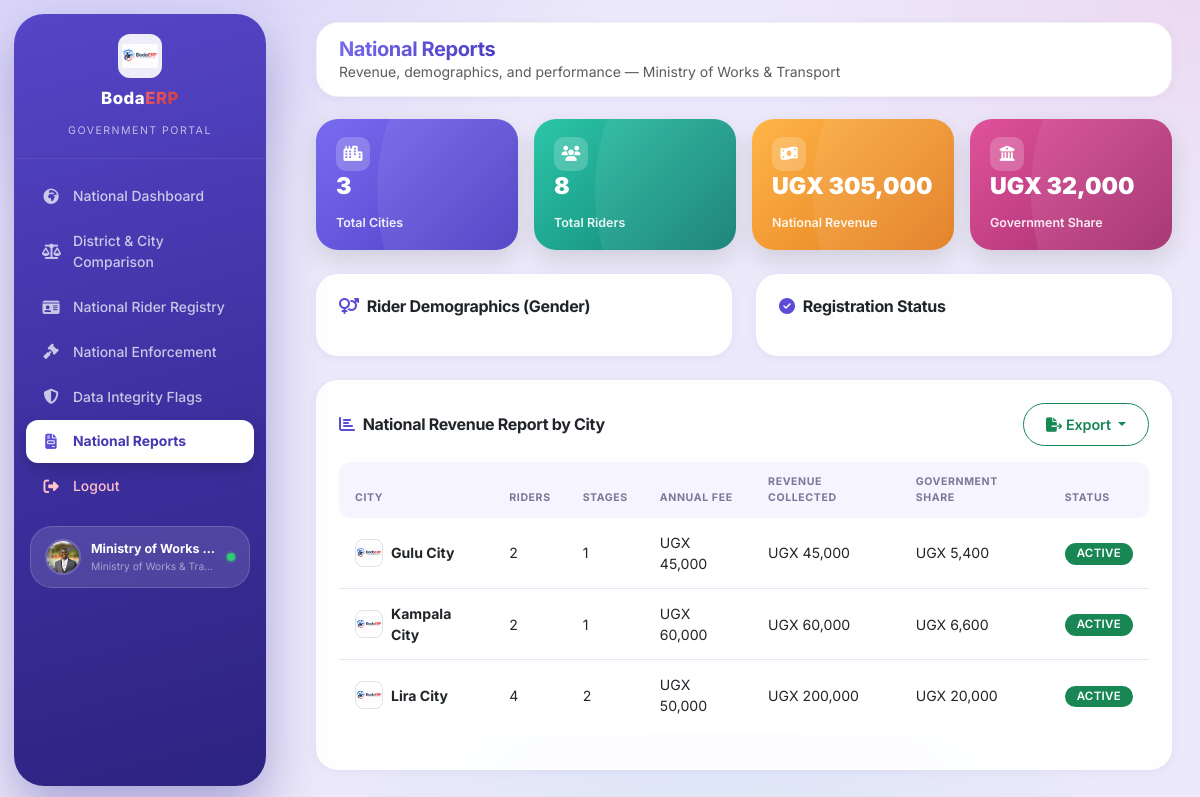
The app's page /pages/government/reports.php (signed in) with its own data.
### tables this page shows
CREATE TABLE cities (
  id                 CHAR(3) PRIMARY KEY,                  
  name               VARCHAR(120) NOT NULL,
  country            VARCHAR(80)  NOT NULL DEFAULT 'Uganda',
  currency           CHAR(3)      NOT NULL DEFAULT 'UGX',
  logo_path          VARCHAR(255),
  annual_fee         DECIMAL(12,2) NOT NULL DEFAULT 0,
  fiscal_year        VARCHAR(20)  NOT NULL DEFAULT '2026/2027',
  id_prefix          VARCHAR(20)  NOT NULL,
  status             ENUM('active','pending','suspended') NOT NULL DEFAULT 'pending',
  contact_email      VARCHAR(150),
  contact_phone      VARCHAR(30),
  address            VARCHAR(255),
  payment_gateway    VARCHAR(60),
  sms_gateway        VARCHAR(60),
  revenue_split_city        TINYINT UNSIGNED NOT NULL DEFAULT 55,
  revenue_split_association TINYINT UNSIGNED NOT NULL DEFAULT 26,
  revenue_split_platform    TINYINT UNSIGNED NOT NULL DEFAULT 9,
  revenue_split_government  TINYINT UNSIGNED NOT NULL DEFAULT 10,
  compliance_target  TINYINT UNSIGNED NOT NULL DEFAULT 70,
  grace_period_days  SMALLINT UNSIGNED NOT NULL DEFAULT 30,
  reminder_days      SMALLINT UNSIGNED NOT NULL DEFAULT 14,
  created_by         INT NULL,
  created_at         DATETIME NOT NULL DEFAULT CURRENT_TIMESTAMP,
  updated_at         DATETIME NOT NULL DEFAULT CURRENT_TIMESTAMP ON UPDATE CURRENT_TIMESTAMP,
  CONSTRAINT chk_revenue_split CHECK (revenue_split_city + revenue_split_association + revenue_split_platform + revenue_split_government = 100)
);

### includes/functions.php (called while the page is built, shortened)
<?php
require_once __DIR__ . '/db_helpers.php';
function h(?string $s): string {
    return htmlspecialchars($s ?? '', ENT_QUOTES, 'UTF-8');
}

### config/database.php (called while the page is built, shortened)
<?php
function db(): mysqli {
    static $link = null;
    if ($link === null) {
        try {
            $link = mysqli_connect(DB_HOST, DB_USER, DB_PASS, DB_NAME, (int) DB_PORT);
            $link->set_charset(DB_CHARSET);
        } catch (mysqli_sql_exception $e) {
            error_log('BodaERP DB Connection Error: ' . $e->getMessage());
            die('Database connection failed. Please try again later or contact support.');
        }
    }
    return $link;
}

### includes/db_helpers.php (called while the page is built, shortened)
<?php
require_once __DIR__ . '/../config/database.php';
function _dbPrepare(string $sql, array $params = []): mysqli_stmt {
    $values = $params;
    $stmt = db()->prepare($sql);
    if ($values !== []) {
        $types = '';
        foreach ($values as $v) {
            if (is_int($v))       $types .= 'i';
            elseif (is_float($v)) $types .= 'd';
            elseif (is_bool($v))  { $types .= 'i'; }
            else                   $types .= 's';
        }
        $bound = [];
        foreach ($values as $k => $v) {
            $bound[$k] = is_bool($v) ? (int) $v : $v;
        }
        $stmt->bind_param($types, ...$bound);
    }
    return $stmt;
}
function fetchAll(string $sql, array $params = []): array {
    $stmt = _dbPrepare($sql, $params);
    $stmt->execute();
    $result = $stmt->get_result();
    $rows = $result->fetch_all(MYSQLI_ASSOC);
    return $rows;
}

### pages/government/reports.php (the view, shortened to what this page needs)
<?php
$rows = fetchAll("SELECT c.*,
    (SELECT COUNT(*) FROM riders r WHERE r.city_id = c.id AND r.deleted_at IS NULL) AS rider_count,
    (SELECT COUNT(*) FROM stages s WHERE s.city_id = c.id) AS stage_count,
    (SELECT COALESCE(SUM(p.amount),0) FROM payments p WHERE p.city_id = c.id AND p.status = 'Confirmed') AS revenue_collected
    FROM cities c ORDER BY c.name");
$totalRiders = 0; $totalRevenue = 0; $totalGovShare = 0;
foreach ($rows as &$r) {
    $r['government_share'] = $r['revenue_collected'] * ($r['revenue_split_government'] / 100);
    $totalRiders += $r['rider_count'];
    $totalRevenue += $r['revenue_collected'];
    $totalGovShare += $r['government_share'];
}
$statusRows = fetchAll("SELECT status, COUNT(*) AS c FROM riders WHERE deleted_at IS NULL GROUP BY status");
$agencyLabel = $_SESSION['agency_name'] ?? 'Government Portal';
?>
<!DOCTYPE html>
<html lang="en">
<head>
    <?php $pageTitle = 'National Reports - BodaERP Government Portal'; require __DIR__ . '/../../includes/partials/head-assets.php'; ?>
</head>
<body>
<?php require __DIR__ . '/../../includes/partials/sidebar-government.php'; ?>
<div class="main-content" id="mainContent">
    <header class="top-header">
        <div class="d-flex justify-content-between align-items-center">
            <div class="d-flex align-items-center gap-3">
                <div>
                    <h5 class="mb-0 fw-bold"><span class="text-gradient-blue">National Reports</span></h5>
                    <small class="text-muted d-none d-sm-block">Revenue, demographics, and performance — <?= h($agencyLabel) ?></small>
                </div>
            </div>
        </div>
    </header>
    <div class="content-area">
        <div class="row g-3 row-cols-2 row-cols-xl-4 mb-4">
            <div class="col"><div class="stat-hero-card grad-blue"><div class="stat-hero-icon"><i class="fas fa-city"></i></div><div><div class="stat-hero-value"><?= count($rows) ?></div><div class="stat-hero-label">Total Cities</div></div></div></div>
            <div class="col"><div class="stat-hero-card grad-green"><div class="stat-hero-icon"><i class="fas fa-users"></i></div><div><div class="stat-hero-value"><?= number_format($totalRiders) ?></div><div class="stat-hero-label">Total Riders</div></div></div></div>
            <div class="col"><div class="stat-hero-card grad-gold"><div class="stat-hero-icon"><i class="fas fa-money-bill-wave"></i></div><div><div class="stat-hero-value">UGX <?= $totalRevenue >= 1000000 ? number_format($totalRevenue/1000000,1).'M' : number_format($totalRevenue) ?></div><div class="stat-hero-label">National Revenue</div></div></div></div>
            <div class="col"><div class="stat-hero-card" style="background:linear-gradient(135deg,#e0529c,#a02a6b);"><div class="stat-hero-icon"><i class="fas fa-university"></i></div><div><div class="stat-hero-value">UGX <?= $totalGovShare >= 1000000 ? number_format($totalGovShare/1000000,1).'M' : number_format(round($totalGovShare)) ?></div><div class="stat-hero-label">Government Share</div></div></div></div>
        </div>
        <div class="row g-3 g-md-4 mb-4">
            <div class="col-lg-6">
                <div class="card h-100">
                    <div class="card-body">
                        <h6 class="section-heading mb-3"><i class="fas fa-venus-mars text-primary me-2"></i>Rider Demographics (Gender)</h6>
                    </div>
                </div>
            </div>
            <div class="col-lg-6">
                <div class="card h-100">
                    <div class="card-body">
                        <h6 class="section-heading mb-3"><i class="fas fa-check-circle text-primary me-2"></i>Registration Status</h6>
                    </div>
                </div>
            </div>
        </div>
        <div class="card">
            <div class="card-body">
                <div class="d-flex justify-content-between align-items-center mb-3 flex-wrap gap-2">
                    <h6 class="fw-bold mb-0"><i class="fas fa-chart-bar text-primary me-2"></i>National Revenue Report by City</h6>
                    <?php $exportTableId='natReportsTable'; $exportFilename='national_revenue_report'; $exportTitle='National Revenue Report'; require __DIR__ . '/../../includes/partials/export-toolbar.php'; ?>
                </div>
                <div class="table-responsive">
                    <table class="table table-hover align-middle" id="natReportsTable">
                        <thead><tr><th>City</th><th>Riders</th><th>Stages</th><th>Annual Fee</th><th>Revenue Collected</th><th>Government Share</th><th>Status</th></tr></thead>
                        <tbody>
                        <?php foreach ($rows as $t): $sc = ['active'=>'success','pending'=>'warning','inactive'=>'secondary']; ?>
                            <tr>
                                <td><div class="d-flex align-items-center gap-2"><img src="<?= h(BASE_URL . $t['logo_path']) ?>" width="28" height="28" class="rounded border" style="object-fit:contain;background:white;border-radius:8px!important;" onerror="this.src='<?= BASE_URL ?>/assets/images/logo.png'"><strong><?= h($t['name']) ?></strong></div></td>
                                <td><?= number_format($t['rider_count']) ?></td>
                                <td><?= (int) $t['stage_count'] ?></td>
                                <td><?= h($t['currency']) ?> <?= number_format($t['annual_fee']) ?></td>
                                <td><?= h($t['currency']) ?> <?= number_format($t['revenue_collected']) ?></td>
                                <td><?= h($t['currency']) ?> <?= number_format(round($t['government_share'])) ?></td>
                                <td><span class="badge bg-<?= $sc[$t['status']] ?? 'secondary' ?>"><?= strtoupper($t['status']) ?></span></td>
                            </tr>
                        <?php endforeach; ?>
                        </tbody>
                    </table>
                </div>
            </div>
        </div>
    </div>
</div>
</body>
</html>

### assets/css/style.css (style rules this page uses)
:root { --primary-blue: #5b4bd5; --primary-blue-dark: #4538b0; --primary-blue-light: #efecfe; --primary-blue-gradient: linear-gradient(135deg, #7a6cf0 0%, #4a3bc2 100%); --secondary-red: #e5484d; --secondary-red-dark: #b02a37; --secondary-red-light: #fdecec; --secondary-red-gradient: linear-gradient(135deg, #f2646a 0%, #c23440 100%); --dark-black: #1f1b3a; --dark-black-light: #2d2760; --dark-black-lighter: #4538b0; --dark-black-gradient: linear-gradient(165deg, #5646c8 0%, #3d2f9e 55%, #2d2380 100%); --accent-purple: #e0529c; --accent-purple-dark: #a02a6b; --accent-purple-light: #fce9f3; --accent-purple-gradient: linear-gradient(135deg, #ee79b6 0%, #c23d86 100%); --pure-white: #ffffff; --off-white: #f6f4fe; --canvas: #ece9fa; --light-gray: #e9e6f6; --medium-gray: #cfcbe6; --text-muted: #7b7799; --text-dark: #1f1b3a; --shadow-sm: 0 2px 10px rgba(70, 50, 150, 0.06); --shadow-md: 0 10px 30px rgba(70, 50, 150, 0.10); --shadow-lg: 0 18px 44px rgba(70, 50, 150, 0.16); --shadow-xl: 0 28px 64px rgba(70, 50, 150, 0.22); --shadow-red: 0 10px 26px rgba(229, 72, 77, 0.22); --radius-sm: 12px; --radius-md: 16px; --radius-lg: 22px; --radius-xl: 28px; --radius-full: 9999px; --transition-fast: 0.15s ease; --transition-normal: 0.25s cubic-bezier(0.4, 0, 0.2, 1); --transition-slow: 0.4s cubic-bezier(0.4, 0, 0.2, 1); --bs-primary: #5b4bd5; --bs-primary-rgb: 91, 75, 213; --bs-link-color: #5b4bd5; --bs-link-hover-color: #4538b0; }
* { margin: 0; padding: 0; box-sizing: border-box; }
body { font-family: 'Inter', -apple-system, BlinkMacSystemFont, sans-serif; background: var(--canvas); color: var(--text-dark); overflow-x: hidden; -webkit-font-smoothing: antialiased; }
h1, h2, h3, h4, h5, h6 { font-weight: 700; letter-spacing: -0.02em; }
.text-gradient-blue { background: var(--primary-blue-gradient); -webkit-background-clip: text; -webkit-text-fill-color: transparent; background-clip: text; }
.card { border: 1px solid rgba(28, 32, 51, 0.05); border-radius: var(--radius-lg); background: var(--pure-white); box-shadow: var(--shadow-sm); transition: box-shadow var(--transition-normal), transform var(--transition-normal); overflow: hidden; }
.card-body { padding: 22px; }
.badge { font-weight: 600; padding: 5px 12px; border-radius: var(--radius-full); font-size: 0.72rem; letter-spacing: 0.2px; }
.table { font-size: 0.88rem; color: var(--text-dark); border-collapse: separate; border-spacing: 0; }
.table thead th { font-weight: 700; color: var(--text-muted); text-transform: uppercase; font-size: 0.66rem; letter-spacing: 0.6px; border-bottom: none; padding: 12px 16px; background: var(--off-white); }
.table thead th:first-child { border-radius: 12px 0 0 12px; }
.table thead th:last-child { border-radius: 0 12px 12px 0; }
.table tbody td { padding: 14px 16px; vertical-align: middle; border-bottom: 1px solid var(--light-gray); }
.table tbody tr:last-child td { border-bottom: none; }
.table tbody tr { transition: background var(--transition-fast); }
.table-responsive { -webkit-overflow-scrolling: touch; }
body { background: radial-gradient(900px 500px at 8% -10%, rgba(122,108,240,0.22), transparent 60%), radial-gradient(800px 480px at 100% 0%, rgba(238,121,182,0.14), transparent 55%), radial-gradient(700px 500px at 60% 110%, rgba(111,211,224,0.14), transparent 60%), var(--canvas); background-attachment: fixed; }
.text-primary { color: var(--primary-blue) !important; }
.card, .top-header, .quick-action-card, .stat-card-modern, .chart-card { border: 1px solid rgba(255,255,255,0.7); background: rgba(255,255,255,0.92); backdrop-filter: blur(10px); -webkit-backdrop-filter: blur(10px); box-shadow: var(--shadow-sm); border-radius: var(--radius-lg); }
.table thead th { background: var(--off-white); color: var(--text-muted); }
.table tbody td { border-bottom-color: var(--light-gray); }
.badge { letter-spacing: 0.3px; }

### records on screen
cities: logo_path (picture), name "Gulu City", rider_count "2", stage_count "1", currency "UGX", annual_fee "45,000", revenue_collected "45,000", government_share "5,400", status "ACTIVE"
cities: logo_path (picture), name "Kampala City", rider_count "2", stage_count "1", currency "UGX", annual_fee "60,000", revenue_collected "60,000", government_share "6,600", status "ACTIVE"
cities: logo_path (picture), name "Lira City", rider_count "4", stage_count "2", currency "UGX", annual_fee "50,000", revenue_collected "200,000", government_share "20,000", status "ACTIVE"

### other values on screen
$label "National Dashboard"
$label "District & City Comparison"
$label "National Rider Registry"
$label "National Enforcement"
$label "Data Integrity Flags"
$label "National Reports"
$_SESSION['name'] "Ministry of Works…"
$sfcRole "Ministry of Works & Tra…"
$agencyLabel "Ministry of Works & Transport"
count($rows) "3"
$totalRiders "8"
$totalRevenue "305,000"
$totalGovShare "32,000"
